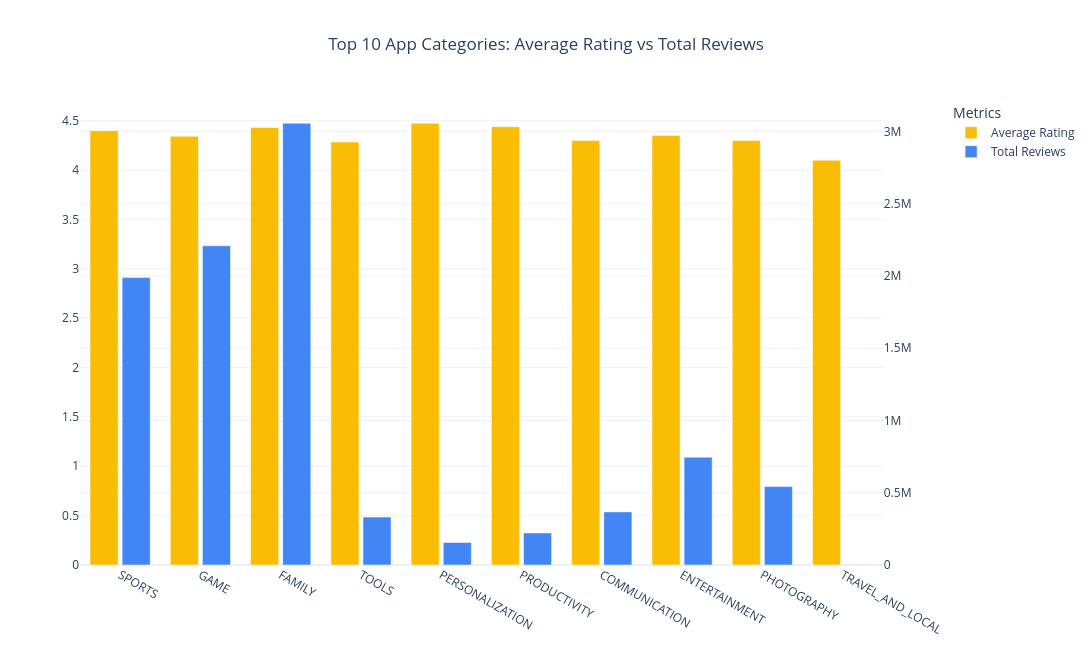

Notebook code cell kept with this figure:
### Code cell
# Update Layout
fig.update_layout(

    title={
        "text":"Top 10 App Categories: Average Rating vs Total Reviews",
        "x": 0.5
    },

    template="plotly_white",
    barmode="group",
    height=650,
    width=1200,
    legend_title="Metrics",
)

### Figure 1 — Plotly figure (JSON) as saved in the notebook; plotly's stock layout.template omitted (floating-point values rounded to 4 significant figures)
{"data": [{"hovertemplate": "<b>Category:</b> %{x}<br><b>Average Rating:</b> %{y:.2f}<extra></extra>", "marker": {"color": "#FBBC05"}, "name": "Average Rating", "offsetgroup": "1", "type": "bar", "width": 0.35, "x": ["SPORTS", "GAME", "FAMILY", "TOOLS", "PERSONALIZATION", "PRODUCTIVITY", "COMMUNICATION", "ENTERTAINMENT", "PHOTOGRAPHY", "TRAVEL_AND_LOCAL"], "xaxis": "x", "y": [4.4, 4.343, 4.433, 4.286, 4.475, 4.44, 4.3, 4.35, 4.3, 4.1], "yaxis": "y"}, {"hovertemplate": "<b>Category:</b> %{x}<br><b>Total Reviews:</b> %{y:,}<extra></extra>", "marker": {"color": "#4285F4"}, "name": "Total Reviews", "offsetgroup": "2", "type": "bar", "width": 0.35, "x": ["SPORTS", "GAME", "FAMILY", "TOOLS", "PERSONALIZATION", "PRODUCTIVITY", "COMMUNICATION", "ENTERTAINMENT", "PHOTOGRAPHY", "TRAVEL_AND_LOCAL"], "xaxis": "x", "y": [1988557, 2209062, 3056570, 331560, 155996, 221779, 367412, 745832, 542561, 974], "yaxis": "y2"}], "layout": {"barmode": "group", "height": 650, "legend": {"title": {"text": "Metrics"}}, "title": {"text": "Top 10 App Categories: Average Rating vs Total Reviews", "x": 0.5}, "width": 1200, "xaxis": {"anchor": "y", "domain": [0, 0.94]}, "yaxis": {"anchor": "x", "domain": [0, 1]}, "yaxis2": {"anchor": "x", "overlaying": "y", "side": "right"}}}
